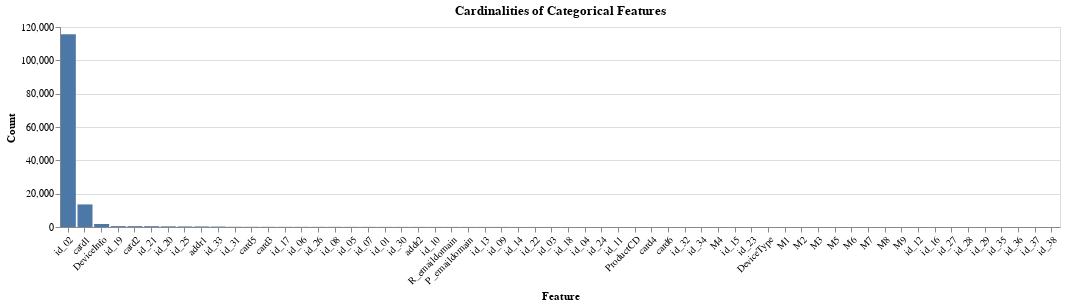

Notebook cell for this chart:
### Code cell
source = df_train[cat_features].nunique().reset_index()
source.columns = ["feature", "cardinality"]

bars = alt.Chart(source).mark_bar().encode(
    x=alt.X("feature:N", axis=alt.Axis(title="Feature"), sort="-y"),
    y=alt.Y("cardinality:Q", axis=alt.Axis(title="Count")),
    tooltip=["feature:N", "cardinality:Q"]
)
bars.properties(title="Cardinalities of Categorical Features", width=1000, height=200).configure_axisX(labelAngle=-45)

### Figure 1 — Vega-Lite specification as saved in the notebook (floating-point values rounded to 4 significant figures)
{"config": {"view": {"continuousWidth": 400, "continuousHeight": 300}, "axisX": {"labelAngle": -45}}, "data": {"name": "data-4d1ff236108eb0ffad1335451315e0d6"}, "mark": "bar", "encoding": {"tooltip": [{"field": "feature", "type": "nominal"}, {"field": "cardinality", "type": "quantitative"}], "x": {"axis": {"title": "Feature"}, "field": "feature", "sort": "-y", "type": "nominal"}, "y": {"axis": {"title": "Count"}, "field": "cardinality", "type": "quantitative"}}, "height": 200, "title": "Cardinalities of Categorical Features", "width": 1000, "$schema": "https://vega.github.io/schema/vega-lite/v4.17.0.json", "datasets": {"data-4d1ff236108eb0ffad1335451315e0d6": [{"feature": "ProductCD", "cardinality": 5}, {"feature": "addr1", "cardinality": 332}, {"feature": "addr2", "cardinality": 74}, {"feature": "P_emaildomain", "cardinality": 59}, {"feature": "R_emaildomain", "cardinality": 60}, {"feature": "DeviceType", "cardinality": 2}, {"feature": "DeviceInfo", "cardinality": 1786}, {"feature": "card1", "cardinality": 13553}, {"feature": "card2", "cardinality": 500}, {"feature": "card3", "cardinality": 114}, {"feature": "card4", "cardinality": 4}, {"feature": "card5", "cardinality": 119}, {"feature": "card6", "cardinality": 4}, {"feature": "M1", "cardinality": 2}, {"feature": "M2", "cardinality": 2}, {"feature": "M3", "cardinality": 2}, {"feature": "M4", "cardinality": 3}, {"feature": "M5", "cardinality": 2}, {"feature": "M6", "cardinality": 2}, {"feature": "M7", "cardinality": 2}, {"feature": "M8", "cardinality": 2}, {"feature": "M9", "cardinality": 2}, {"feature": "id_01", "cardinality": 77}, {"feature": "id_02", "cardinality": 115655}, {"feature": "id_03", "cardinality": 24}, {"feature": "id_04", "cardinality": 15}, {"feature": "id_05", "cardinality": 93}, {"feature": "id_06", "cardinality": 101}, {"feature": "id_07", "cardinality": 84}, {"feature": "id_08", "cardinality": 94}, {"feature": "id_09", "cardinality": 46}, {"feature": "id_10", "cardinality": 62}, {"feature": "id_11", "cardinality": 11}, {"feature": "id_12", "cardinality": 2}, {"feature": "id_13", "cardinality": 54}, {"feature": "id_14", "cardinality": 25}, {"feature": "id_15", "cardinality": 3}, {"feature": "id_16", "cardinality": 2}, {"feature": "id_17", "cardinality": 104}, {"feature": "id_18", "cardinality": 18}, {"feature": "id_19", "cardinality": 522}, {"feature": "id_20", "cardinality": 394}, {"feature": "id_21", "cardinality": 490}, {"feature": "id_22", "cardinality": 25}, {"feature": "id_23", "cardinality": 3}, {"feature": "id_24", "cardinality": 12}, {"feature": "id_25", "cardinality": 341}, {"feature": "id_26", "cardinality": 95}, {"feature": "id_27", "cardinality": 2}, {"feature": "id_28", "cardinality": 2}, {"feature": "id_29", "cardinality": 2}, {"feature": "id_30", "cardinality": 75}, {"feature": "id_31", "cardinality": 130}, {"feature": "id_32", "cardinality": 4}, {"feature": "id_33", "cardinality": 260}, {"feature": "id_34", "cardinality": 4}, {"feature": "id_35", "cardinality": 2}, {"feature": "id_36", "cardinality": 2}, {"feature": "id_37", "cardinality": 2}, {"feature": "id_38", "cardinality": 2}]}}
